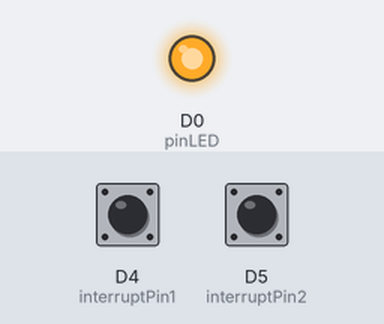
This sketch was run on a simulated ESP8266 (NodeMCU). Parts: output pins drawn as LEDs (lit = HIGH). The test bench sets the inputs (shaded band); at power-on: D4 (interruptPin1) HIGH, D5 (interruptPin2) HIGH.

Above: at 2.2 s.
2.3 s: D4 (interruptPin1) pulled LOW for 0.15 s
At 3.5 s:
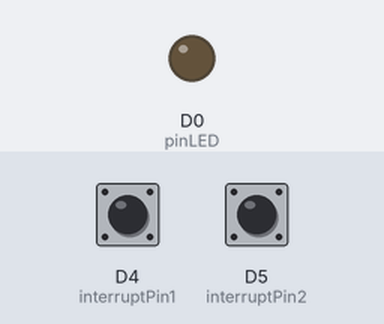
3.9 s: D5 (interruptPin2) pulled LOW for 0.15 s
At 4.8 s:
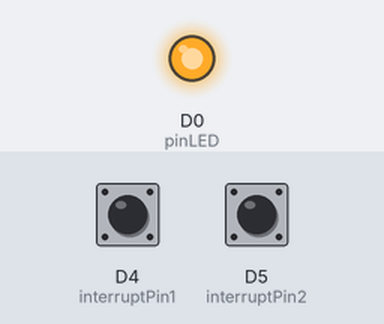
5.5 s: D4 (interruptPin1) pulled LOW for 1 s
At 6.0 s:
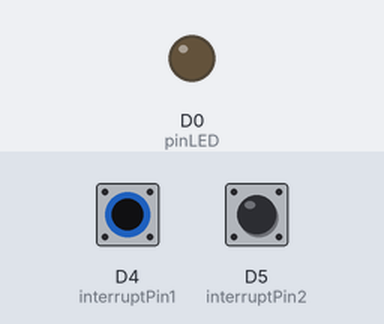
Timing chart, 0 to 8.5 s (numbered marks = the images above; inputs shaded):
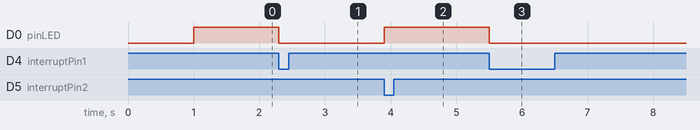

Measured:
- after the input at 2.3 s, D0 (pinLED): HIGH → LOW at once
- after the input at 3.9 s, D0 (pinLED): LOW → HIGH at once
- after the input at 5.5 s, D0 (pinLED): HIGH → LOW at once

The sketch:

ESP8266InterruptTest.ino
```cpp
// See https://randomnerdtutorials.com/esp8266-pwm-arduino-ide/

// NodeMCU has weird pin mapping.
// Pin numbers written on the board itself do not correspond to ESP8266 GPIO pin numbers.

#define D0 16 // Connected to LED. GPIO16 does support PWM.
#define D1 5  // I2C Bus SCL (clock)
#define D2 4  // I2C Bus SDA (data)
#define D3 0
#define D4 2  // Same as "LED_BUILTIN", but inverted logic
#define D5 14 // SPI Bus SCK (clock)
#define D6 12 // SPI Bus MISO
#define D7 13 // SPI Bus MOSI
#define D8 15 // SPI Bus SS (CS) - use D0 instead
#define D9 3  // RX0 (Serial console)
#define D10 1 // TX0 (Serial console)

#define SD1 8   // SDD1
#define SD0 7   // SDD0, MISO
#define SD2 9   // SDD2 - do not use!
#define SD3 10  // SDD3

#define SDCLK 6  // SDCLK, CLK
#define SDCMD 11 // SDCMD, CMD

// See https://www.electronicwings.com/nodemcu/nodemcu-spi-with-arduino-ide
// Note: D8/HCS - boot fails if it is pulled high, see https://randomnerdtutorials.com/esp8266-pinout-reference-gpios/
// If you want to use NodeMCU pin 5, use D5 for pin number, and it will be translated to 'real' GPIO pin 14.

// Built in LED:
int pinLED = D0;  // HiLetgo, NodeMCU D0
//int pinLED = 0;   // Adafruit Feather HUZZAH

const int interruptPin1 = D4;
const int interruptPin2 = D5;

// must have to avoid crashing:
void ICACHE_RAM_ATTR leftEncoder();
void ICACHE_RAM_ATTR rightEncoder();

void setup()
{
  Serial.begin(9600);   // start serial

  delay(1000);


  pinMode(pinLED, OUTPUT);
  digitalWrite(pinLED, HIGH);

  // The ESP8266 supports interrupts in any GPIO, except GPIO16 (D0).
  pinMode(interruptPin1, INPUT_PULLUP);
  attachInterrupt(digitalPinToInterrupt(interruptPin1), leftEncoder, FALLING);   // FALLING, RISING, CHANGE

  pinMode(interruptPin2, INPUT_PULLUP);
  attachInterrupt(digitalPinToInterrupt(interruptPin2), rightEncoder, FALLING);   // FALLING, RISING, CHANGE
}

void loop()
{
  delay(100);
}

void leftEncoder()
{
  digitalWrite(pinLED, LOW);
}

void rightEncoder()
{
  digitalWrite(pinLED, HIGH);
}
```
